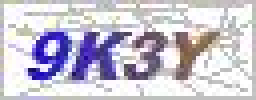
#> input picture image/captcha.jpg, 64 x 25 px (shown 4 times larger)
$ python captcha.py
#> lines starting #> are read from the running program, lines starting #| are printed output that depends on the picture; after the words box and inside, x2 and y2 are one past the last pixel; in counts of white or black regions, pixels touching at a corner belong together
#> (the call stopped at in image_download, `response = requests.get(image_url)`: the network is not available in this run)
from PIL import Image
import tesserocr, requests

# 图片下载链接
image_url = 'http://my.cnki.net/elibregister/CheckCode.aspx'
# 图片保存路径
image_path = 'image/captcha.jpg'

def image_download():
    """
    图片下载
    """
    response = requests.get(image_url)
    with open(image_path, 'wb') as f:
        f.write(response.content)

def get_image():
    """
    用Image获取图片文件
    :return: 图片文件
    """
    image = Image.open(image_path)
#> image is the input picture: PIL image 64x25 RGB; mean R, G, B 200.2, 196, 209.5
    return image

def image_grayscale_deal(image):
    """
    图片转灰度处理
    :param image:图片文件
    :return: 转灰度处理后的图片文件
    """
    image = image.convert('L')
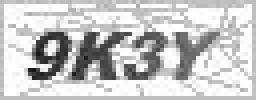
#> image: PIL image 64x25 L (shown 4 times larger); min 21, max 255, mean 198.8
	#取消注释后可以看到处理后的图片效果
    #image.show()
    return image

def image_thresholding_method(image):
    """
    图片二值化处理
    :param image:转灰度处理后的图片文件
    :return: 二值化处理后的图片文件
    """
    # 阈值
    threshold = 160
    table = []
    for i in range(256):
        if i < threshold:
            table.append(0)
        else:
            table.append(1)
    # 图片二值化，此处第二个参数为数字一
    image = image.point(table, '1')
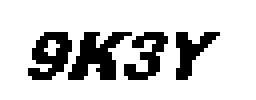
#> image: PIL image 64x25 1 (shown 4 times larger); 80.9% white; 4 black regions, box (x1, y1, x2, y2) and area: (17, 8, 33, 20) 100, (7, 8, 18, 20) 79, (31, 8, 42, 20) 65, (44, 8, 55, 20) 61
	#取消注释后可以看到处理后的图片效果
    #image.show()
    return image


def captcha_tesserocr_crack(image):
    """
    图像识别
    :param image: 二值化处理后的图片文件
    :return: 识别结果
    """
    result = tesserocr.image_to_text(image)
    return result


if __name__ == '__main__':
    image_download()
    image = get_image()
    img1 = image_grayscale_deal(image)
    img2 = image_thresholding_method(img1)
    print(captcha_tesserocr_crack(img2))
#> (the call stopped at in captcha_tesserocr_crack, `result = tesserocr.image_to_text(image)`: tesserocr is not available in this run)
